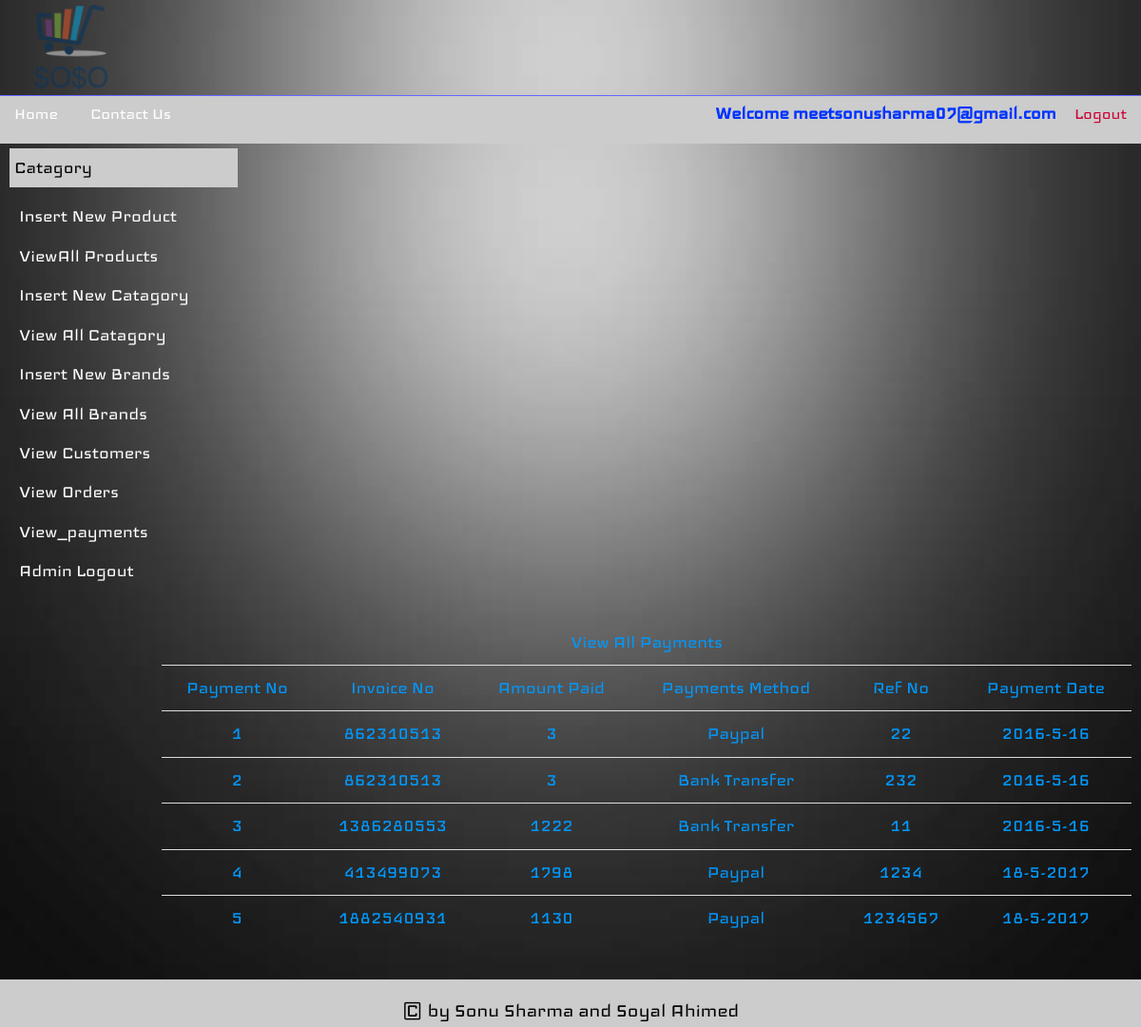
/myshop/admin_area/adindex.php?view_payments (signed in), run on the app's committed database.
### tables this page shows
CREATE TABLE `payments` (
  `payment_id` int(10) NOT NULL,
  `o_id` text NOT NULL,
  `invoice_no` int(10) NOT NULL,
  `amount` int(10) NOT NULL,
  `payment_mode` text NOT NULL,
  `ref_no` int(10) NOT NULL,
  `payment_date` text NOT NULL
);

### myshop/admin_area/view_payments.php (the view, shortened to what this page needs)
<!DOCTYPE html PUBLIC "-//W3C//DTD XHTML 1.0 Transitional//EN" "http://www.w3.org/TR/xhtml1/DTD/xhtml1-transitional.dtd">
<html xmlns="http://www.w3.org/1999/xhtml">
<head>
</head>
<body>
<?php
if(isset($_GET['view_payments']))
{?>
<table class="table" border="1">
<thead>
  <tr>
  <td colspan="8">View All Payments</td>
  </tr>
  <tr>
    <td>Payment No</td>
    <td>Invoice No</td>
    <td>Amount Paid</td>
	<td>Payments Method</td>
    <td>Ref No</td>
    <td>Payment Date</td>
  </tr>
  </thead>
  <?php
  	$i=0;
  	$get_pay = "select * from payments";
	$run_pay = mysqli_query($con,$get_pay);
	while($row_pay = mysqli_fetch_array($run_pay))
	{
		$invoice = $row_pay['invoice_no'];
		$amount = $row_pay['amount'];
		$pay_meth = $row_pay['payment_mode'];
		$ref = $row_pay['ref_no'];
		$date = $row_pay['payment_date'];
		$i++;
  ?>
  <tr>
    <td><?php echo"$i"; ?></td>
    <td>
    <?php
	 echo"$invoice";
	?>
    </td>
    <td><?php echo $amount;?></td>
    <td><?php echo $pay_meth; ?></td>
    <td><?php echo"$ref";?></td>
    <td><?php echo"$date";?></td>
    </tr>
  <?php } ?>
</table>
<?php }
?>
</body>
</html>

### myshop/admin_area/styles/admincss.css (style rules this page uses)
html, body, div, span, applet, object, iframe, h1, h2, h3, h4, h5, h6, p, blockquote, pre, a, abbr, acronym, address, big, cite, code, del, dfn, em, img, ins, kbd, q, s, samp, small, strike, strong, sub, sup, tt, var, b, u, i, center, dl, dt, dd, ol, ul, li, fieldset, form, label, legend, table, caption, tbody, tfoot, thead, tr, th, td, article, aside, canvas, details, embed, figure, figcaption, footer, header, hgroup, menu, nav, output, ruby, section, summary, time, mark, audio, video { margin: 0; padding: 0; border: 0; vertical-align: baseline; }
body { background:#66F; font-family: 'Iceland';font-size: 22px; }

### data on the page
payments: invoice_no "862310513", amount "3", payment_mode "Paypal", ref_no "22", payment_date "2016-5-16"
payments: invoice_no "862310513", amount "3", payment_mode "Bank Transfer", ref_no "232", payment_date "2016-5-16"
payments: invoice_no "1386280553", amount "1222", payment_mode "Bank Transfer", ref_no "11", payment_date "2016-5-16"
payments: invoice_no "413499073", amount "1798", payment_mode "Paypal", ref_no "1234", payment_date "18-5-2017"
payments: invoice_no "1882540931", amount "1130", payment_mode "Paypal", ref_no "1234567", payment_date "18-5-2017"

### other printed values
$_SESSION['admin_email'] "meetsonusharma07@gmail.com"
